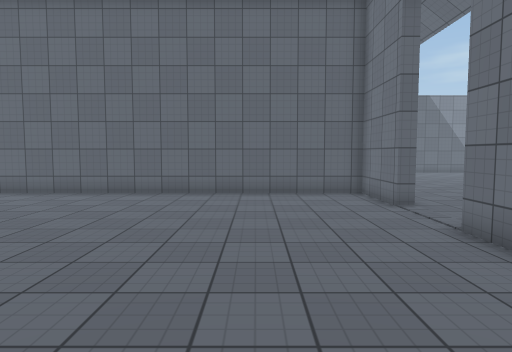
[1] (above)

20 first-person views from a walk through a 3-D level made in the Unity game engine. The camera is 1.5 m above the floor, tilts 4° down and sees 75° across. Doors are open. The floor is counted in squares, 1 m on a side. Each view is taken from the middle of a square. On the plan, view 1 faces up. The plan holds only what a view shows up to about 15 squares ahead; the rest is blank. The place goes on beyond the plan. The player is left out. Surface patterns are stand-ins for the level's own textures.

[2]
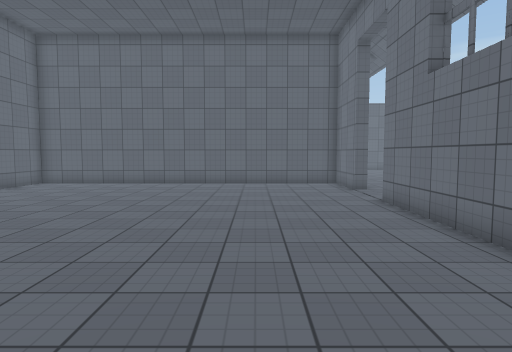

[3]
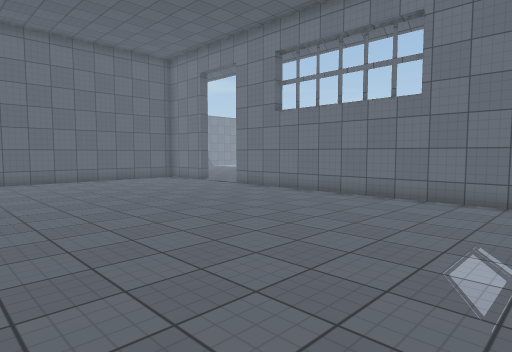

[4]
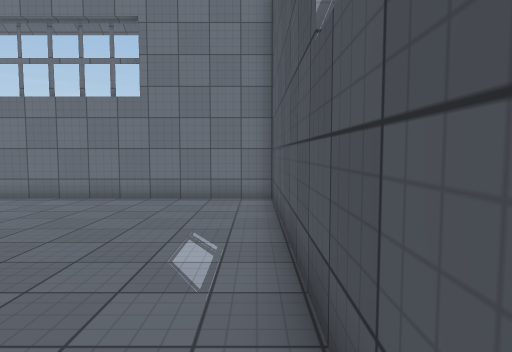

[5]
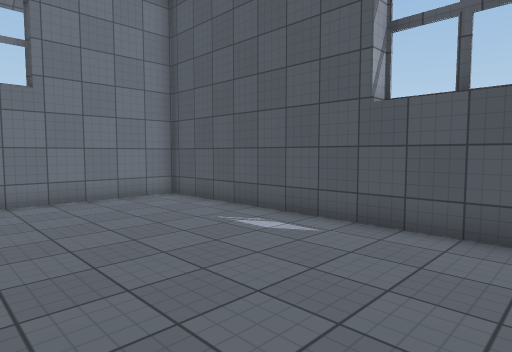

[6]
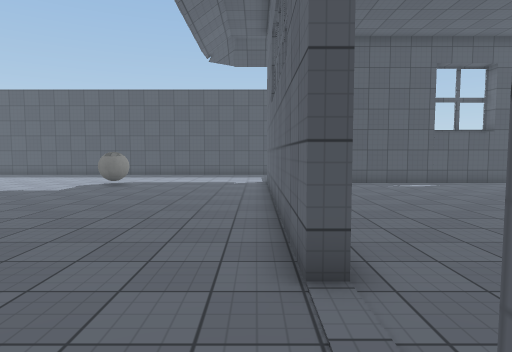

[7]
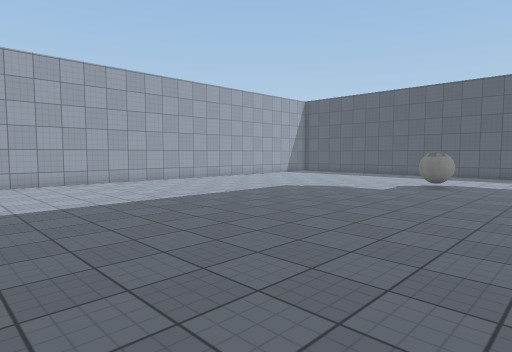

[8]
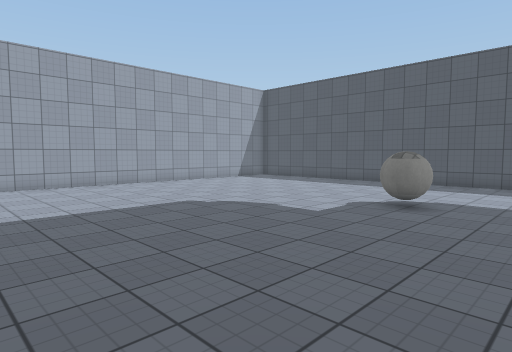

[9]
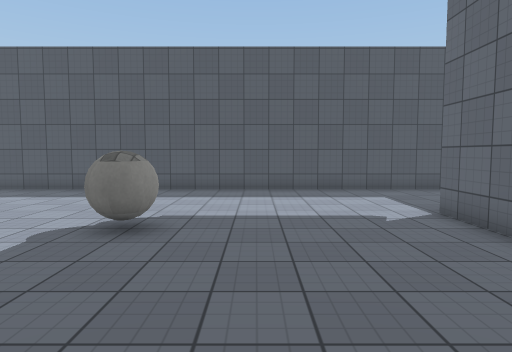

[10]
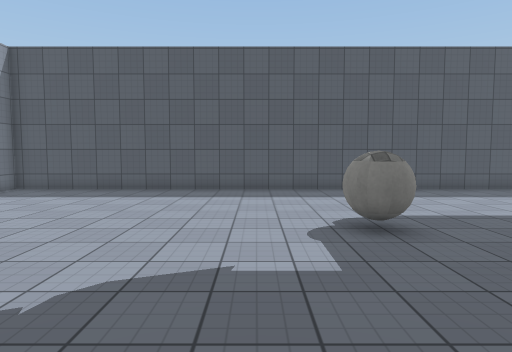

[11]
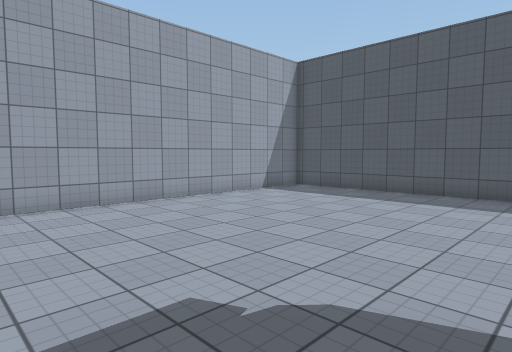

[12]
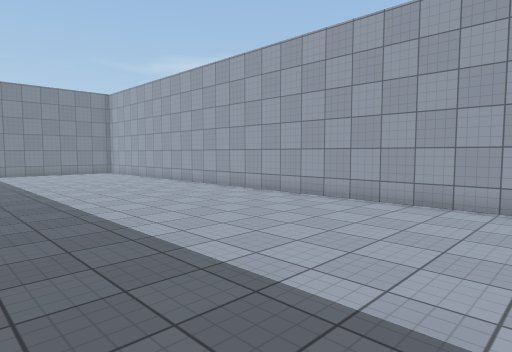

[13]
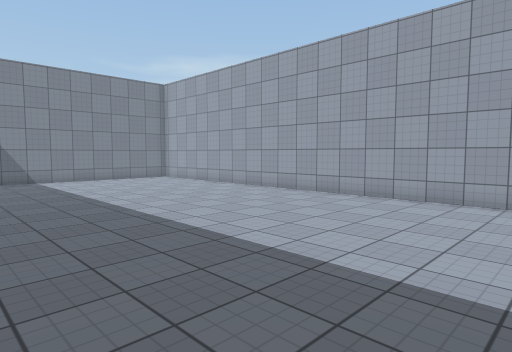

[14]
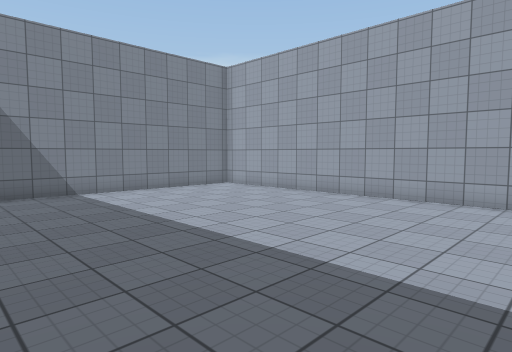

[15]
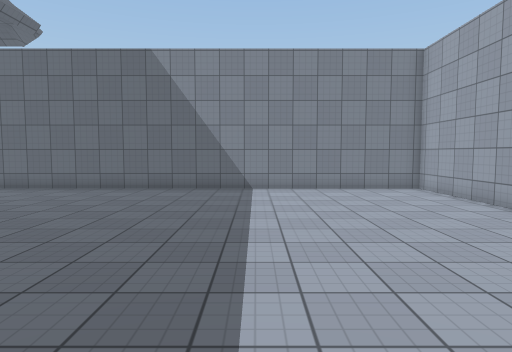

[16]
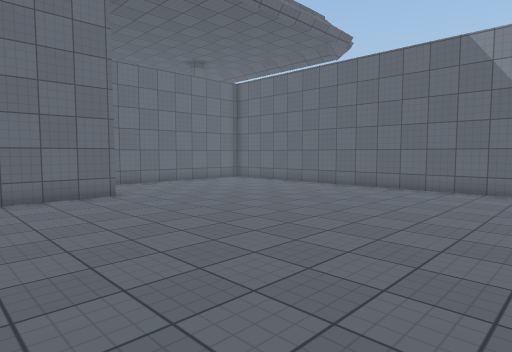

[17]
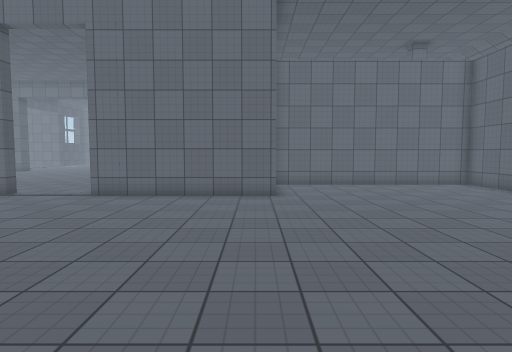

[18]
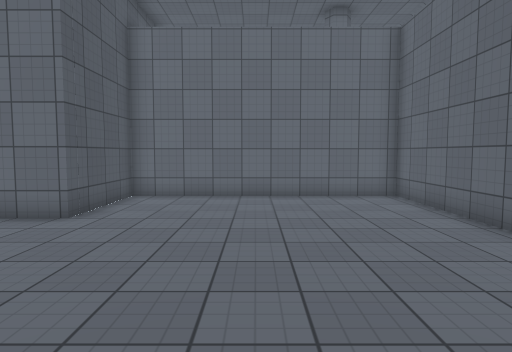

[19]
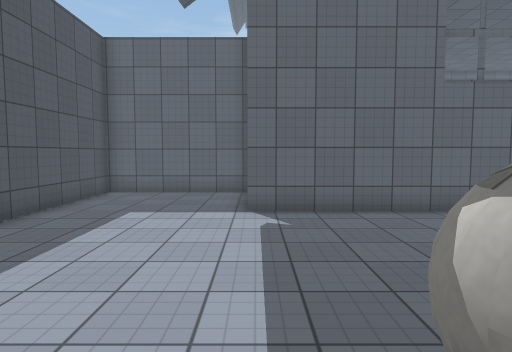

[20]
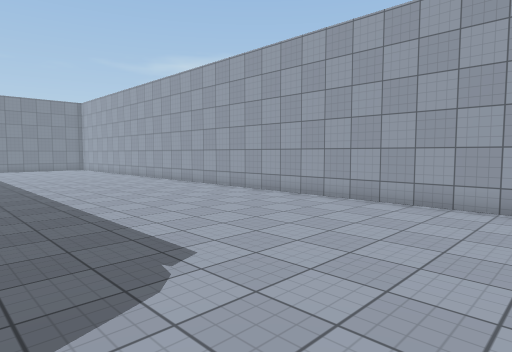

### Floor plan
Points are (right, up) in squares from view 1. A wall is a line through its corners. A room is listed if a view was taken in it or the views show most of it. See-through windows are left out.
Room 1 (views 1, 2, 3, 4, 5)
walls: (3.9, 9.2) (3.9, 12.3) (-0.9, 12.3); (-6.4, -6.6) (3.9, -6.6) (3.9, 6.3)
ways out: open door at (4.5, 8) to room 2
Room 2 (views 6, 7, 8, 9, 10, 11, 12, 13, 14, 15, 16, 17, 18, 19, 20)
walls: (4.4, 6.3) (4.4, -7.2); (0.5, 15.7) (4.4, 15.7) (4.4, 9.2); (0.5, -7.2) (0.5, -12.6) (23.8, -12.6) (23.8, 24.8) (0.5, 24.8)
ways out: open door at (4.5, 8) to room 1
objects: ball (11, -6) to (12, -5)

Where each view was taken, in squares from view 1:
view 1: 0 up, 0 right, facing up
view 2: 4 down, 0 right, facing up
view 3: 6 down, 7 left, facing up-right
view 4: 6 down, 7 left, facing right
view 5: 0 up, 7 left, facing down-right
view 6: 10 up, 5 right, facing down
view 7: 10 up, 7 right, facing down-right
view 8: 4 up, 8 right, facing down-right
view 9: 1 up, 9 right, facing down
view 10: 1 up, 14 right, facing down
view 11: 0 up, 14 right, facing down-right
view 12: 0 up, 14 right, facing up-right
view 13: 6 up, 13 right, facing up-right
view 14: 12 up, 13 right, facing up-right
view 15: 11 up, 17 right, facing up
view 16: 11 up, 16 right, facing up-left
view 17: 15 up, 16 right, facing left
view 18: 20 up, 12 right, facing left
view 19: 7 down, 13 right, facing left
view 20: 6 down, 14 right, facing up-right
